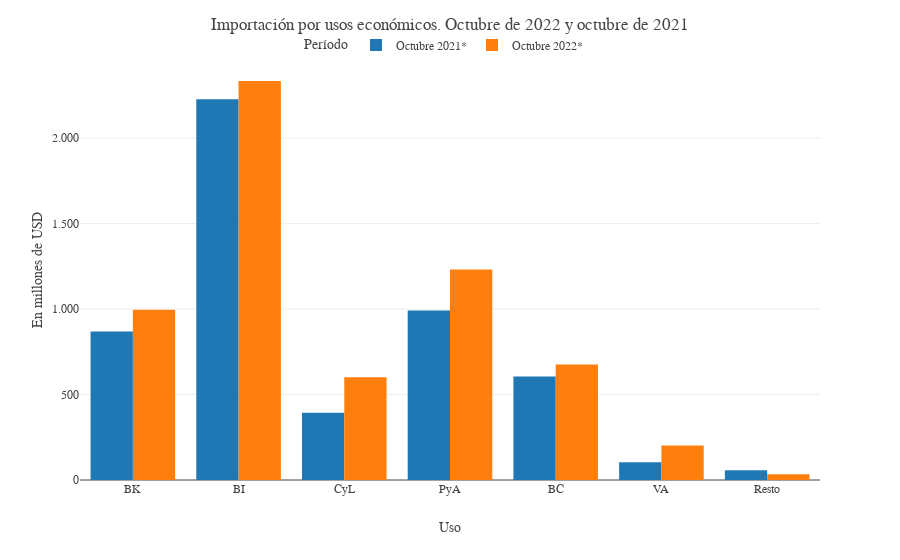

Notebook code for this chart:
### Code cell
df_grafico2 = df_grafico2_tabla[["Usos","Octubre 2021*","Octubre 2022*"]].melt(id_vars="Usos",value_name="Dólares",var_name="Período")
plot_impo_usos = px.histogram(df_grafico2[df_grafico2.Usos != "Total"], x = "Usos", y = "Dólares",color="Período", barmode="group", template="none",
                              hover_data =["Período", "Dólares"],
                              labels={
                                     "Usos":"Uso",
                                     "sum of Dólares": "Dólares"
                              })
plot_impo_usos.update_yaxes(tickformat = ",",title_text='En millones de USD')
plot_impo_usos.update_layout(separators=",.",font_family='georgia', title_text = "Importación por usos económicos. Octubre de 2022 y octubre de 2021",
                  legend=dict(
       yanchor="top", orientation = "h",
       y=1.07,
       xanchor="left",
       x=0.3))
plot_impo_usos.update_traces(hovertemplate='Período: %{hover_data[0]} <br>Uso: %{x} <br>Dólares: $%{y}')


io.write_json(plot_impo_usos, file = "../data/impo_usos.json")
plot_impo_usos

### Figure 1 — Plotly figure (JSON) as saved in the notebook; plotly's stock layout.template omitted (floating-point values rounded to 4 significant figures)
{"data": [{"alignmentgroup": "True", "bingroup": "x", "histfunc": "sum", "hovertemplate": "Período: %{hover_data[0]} <br>Uso: %{x} <br>Dólares: $%{y}", "legendgroup": "Octubre 2021*", "marker": {"color": "#1F77B4", "pattern": {"shape": ""}}, "name": "Octubre 2021*", "offsetgroup": "Octubre 2021*", "orientation": "v", "showlegend": true, "type": "histogram", "x": ["BK", "BI", "CyL", "PyA", "BC", "VA", "Resto"], "xaxis": "x", "y": [869, 2227, 393, 991, 606, 104, 57], "yaxis": "y"}, {"alignmentgroup": "True", "bingroup": "x", "histfunc": "sum", "hovertemplate": "Período: %{hover_data[0]} <br>Uso: %{x} <br>Dólares: $%{y}", "legendgroup": "Octubre 2022*", "marker": {"color": "#FF7F0E", "pattern": {"shape": ""}}, "name": "Octubre 2022*", "offsetgroup": "Octubre 2022*", "orientation": "v", "showlegend": true, "type": "histogram", "x": ["BK", "BI", "CyL", "PyA", "BC", "VA", "Resto"], "xaxis": "x", "y": [996, 2334, 601, 1231, 676, 202, 33], "yaxis": "y"}], "layout": {"barmode": "group", "font": {"family": "georgia"}, "legend": {"orientation": "h", "title": {"text": "Período"}, "tracegroupgap": 0, "x": 0.3, "xanchor": "left", "y": 1.07, "yanchor": "top"}, "margin": {"t": 60}, "separators": ",.", "title": {"text": "Importación por usos económicos. Octubre de 2022 y octubre de 2021"}, "xaxis": {"anchor": "y", "domain": [0, 1], "title": {"text": "Uso"}}, "yaxis": {"anchor": "x", "domain": [0, 1], "tickformat": ",", "title": {"text": "En millones de USD"}}}}
